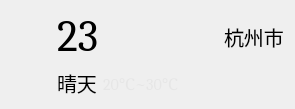
     <widget class="QWidget" name="widget02" native="true">
      <layout class="QHBoxLayout" name="horizontalLayout_5">
       <item>
        <widget class="QLabel" name="label_weatherIcon">
         <property name="minimumSize">
          <size>
           <width>40</width>
           <height>45</height>
          </size>
         </property>
         <property name="maximumSize">
          <size>
           <width>60</width>
           <height>55</height>
          </size>
         </property>
         <property name="text">
          <string/>
         </property>
         <property name="pixmap">
          <pixmap resource="images.qrc">:/images/qingtian.png</pixmap>
         </property>
         <property name="scaledContents">
          <bool>true</bool>
         </property>
        </widget>
       </item>
       <item>
        <layout class="QGridLayout" name="gridLayout_2">
         <item row="1" column="1">
          <widget class="QLabel" name="label_temprange">
           <property name="font">
            <font>
             <family>Cambria</family>
             <pointsize>12</pointsize>
            </font>
           </property>
           <property name="styleSheet">
            <string notr="true">color: rgb(230, 230, 230);</string>
           </property>
           <property name="text">
            <string>20℃~30℃</string>
           </property>
          </widget>
         </item>
         <item row="1" column="0">
          <widget class="QLabel" name="label_daytype">
           <property name="font">
            <font>
             <family>华文中宋</family>
             <pointsize>15</pointsize>
            </font>
           </property>
           <property name="text">
            <string>晴天</string>
           </property>
          </widget>
         </item>
         <item row="1" column="2">
          <spacer name="horizontalSpacer">
           <property name="orientation">
            <enum>Qt::Horizontal</enum>
           </property>
           <property name="sizeHint" stdset="0">
            <size>
             <width>40</width>
             <height>20</height>
            </size>
           </property>
          </spacer>
         </item>
         <item row="0" column="0" colspan="2">
          <widget class="QLabel" name="label_temp">
           <property name="font">
            <font>
             <family>Cambria</family>
             <pointsize>33</pointsize>
            </font>
           </property>
           <property name="text">
            <string>23</string>
           </property>
           <property name="alignment">
            <set>Qt::AlignLeading|Qt::AlignLeft|Qt::AlignVCenter</set>
           </property>
          </widget>
         </item>
         <item row="0" column="3">
          <widget class="QLabel" name="label_city">
           <property name="font">
            <font>
             <family>华光隶书_CNKI</family>
             <pointsize>15</pointsize>
            </font>
           </property>
           <property name="text">
            <string>杭州市</string>
           </property>
          </widget>
         </item>
        </layout>
       </item>
      </layout>
     </widget>
